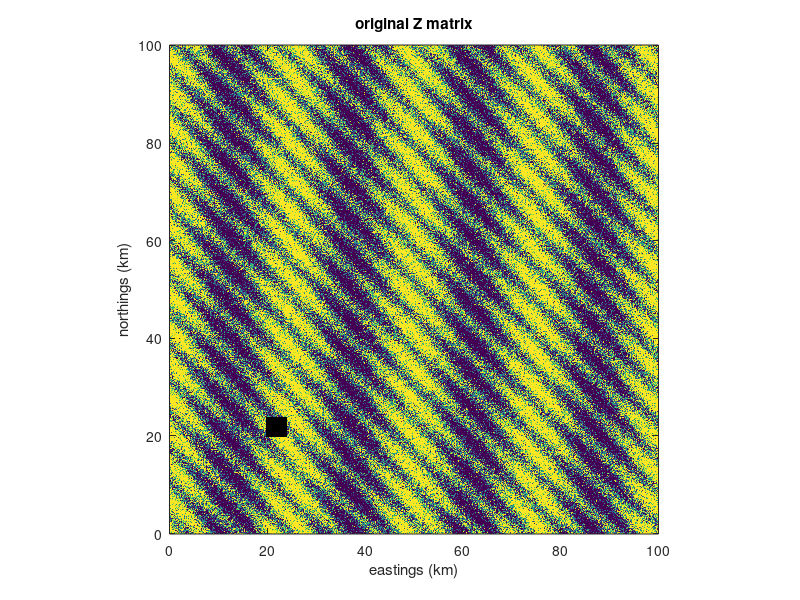

The MATLAB script that drew this image: (Note: this script raises an error after producing the figure.)
%% |filt2| documentation 
% The |filt2| function performs a highpass, lowpass, bandpass, or bandstop 2D gaussian filter on gridded data such as 
% topographic, atmospheric, oceanographic, or any kind of geospatial data. This function is designed to make it
% easy to remove features longer or shorter than a given characteristic wavelength. The
% input grid _can_ contain NaNs!  
% 
% See also: <filt1_documentation.html |filt1|>. 
% 
% <CDT_Contents.html Back to Climate Data Tools Contents>.
%% Syntax
% 
%  Zf = filt2(Z,res,lambda,filtertype)
% 
%% Description 
% 
% |Zf = filt2(Z,res,lambda,filtertype)| filters 2D dataset |Z| that has resolution |res|, 
% to an approximate wavelength |lambda|. If the |filtertype| is |'lp'| or |'hp'| for lowpass
% or highpass, |lambda| must be a scalar value.  If the |filtertype| is |'bp'| or |'bs'| for 
% bandpass or bandstop, |lambda| must be a two-element array of the two cutoff wavelengths. 
% 
%% Explanation of this type of filter 
% There are many ways to filter a cat. The approach implemented by |filt2| is less complex than a 2D
% FFT, but slightly more nuanced than a simple 2D moving average.  
% 
% If you have a data matrix |Z| and you  want to create a 2D lowpass-filtered matrix |Zlow|, a common way 
% to do it is to fill each pixel in |Zlow| with the average value of all the nearby pixels in |Z|. 
% You might specify a box size, say, 25 pixels by 25 pixels, and go down each row and column of 
% |Zlow|, filling it with the average value of all the 25 by 25 surrounding pixels from |Z|.  That approach
% effectively gets rid of the high-frequency noise, but it's a bit inelegant because a pixel 12 pixels away
% from the center of the box contributes just as much to the filtered center pixel value as the center
% pixel itself.  Further, a moving square has contributions from corners, which are 1.4 times farther away 
% from the center than the top or side pixels.  It often makes more sense to use a weighting system that is symmetric 
% about the center pixel, where pixels close to the center contribute more than the faraway pixels. 
% 
% The 2D moving gaussian window implemented by |filt2| is similar to a moving 2D square window, but the contribution
% of each pixel is weighted by a gaussian curve which is symmetric about the center pixel.  So where the weighting
% of a moving square window would look like a box in 3D space, a gaussian window looks more like a rounded cone
% shape.  Here's the weighting curve generated by |filt2| if you give it a cutoff wavelength of 10 km and a
% for a 200 m resolution dataset:

lambda = 10; % cutoff "wavelength" in kilometers 
res = 0.2;   % 200 m resolution of dataset

% Define standard deviation of gaussian curve: 
sigma = (lambda/res) /(2*pi); 

% Create the 2D gaussian curve: 
f = fspecial('gaussian',2*ceil(2.6*sigma)+1,sigma);

surf(f) 
axis tight
xlabel 'pixels' 
ylabel 'pixels'
zlabel 'weight in moving average'

%% 
% The value |sigma| here is about 8 pixels, at which point the weighting is about 0.6 times the 
% amplitude of the center. 

%% Example
% Consider a 100 km by 100 km elevation dataset that has a resolution of 200 m.  It has 
% some long 25 km wavelength features aligned with north/south direction, some short 
% ~5 km features oriented diagonally, and a considerable amount of random noise.  There's
% also a block of missing data. Here's what your datset looks like: 

res = 0.2; % 200 m resolution

x = 0:res:100; % eastings from 0 to 100 km
y = 0:res:100; % northings from 0 to 100 km
[X,Y] = meshgrid(x,y);

% Z contains 25 km features, ~5 km diagonal features, and noise: 
Z = cos(2*pi*X/25)+cos(2*pi*(X+Y)/7)+randn(size(X)); 

% Z also has some missing data: 
Z(100:120,100:120) = nan; 

imagesc(x,y,Z); 
axis xy image 
caxis([-1 1])
title ' original Z matrix '
xlabel ' eastings (km) '
ylabel ' northings (km) '

%% 
% Filter out all features that are shorter than about 15 km: 

Zlow = filt2(Z,res,15,'lp'); 

imagesc(x,y,Zlow); 
axis xy image 
caxis([-1 1])
title ' 15 km lowpass filtered Z matrix ' 
xlabel ' eastings (km) '
ylabel ' northings (km) '

%% 
% Similarly, filter out all features that are _longer_ than 15 km: 

Zhi = filt2(Z,res,15,'hp'); 
imagesc(x,y,Zhi); 
axis xy image 
caxis([-1 1])
title ' 15 km highpass filtered Z matrix '
xlabel ' eastings (km) '
ylabel ' northings (km) '

%% 
% Or we can keep only the diagonal lines by removing the long 25 km wavelength features
% and removing the short-wavelength speckle noise: This is where you'll see it becomes a 
% balancing act--tinker with the wavelengths and you'll realize the wider the bandpass
% region, the more noise gets through, but the more signal gets through too.  Tighten
% up the bandpass region and you'll also be filtering out some of the 5 km wavelengths we 
% want to keep because this filter does not have a sharp cutoff frequency: 

Zbp = filt2(Z,res,[4 7],'bp'); 
imagesc(x,y,Zbp); 
axis xy image 
caxis([-1 1])
title ' 4 to 7 km bandpass filtered Z matrix '
xlabel ' eastings (km) '
ylabel ' northings (km) '

%% 
% Similar to the bandpass filter, we can use a bandstop filter to get rid of the 5 km 
% wavelength diagonal features: 

Zbs = filt2(Z,res,[3 12],'bs'); 
imagesc(x,y,Zbs); 
axis xy image 
caxis([-1 1])
title ' 3 to 12 km bandstop filtered Z matrix '
xlabel ' eastings (km) '
ylabel ' northings (km) '

%% Special note on georeferenced data. 
% This function is great at filtering 2D spatial data, but do not use it on
% datasets in which latitudes and longitudes are equally spaced! That's because
% filtering to N degrees does not make any sense. Instead, this function is 
% for use with data in projected coordinates, where grid dimensions are meter
% or kilometers, or even feet if you're so inclined. But do not use it on 
% the type of grids that are created by <cdtgrid_documentation.html |cdtgrid|>. 
% 
%% Author Info
% This function was written by <http://www.chadagreene.com Chad A. Greene> of the University of Texas Institute for 
% Geophysics in November 2016; however, all I did was repackage Carlos Adrian Vargas Aguilera's 
% superb <http://www.mathworks.com/matlabcentral/fileexchange/20417 |ndnanfilter|> function to make it a little
% easier to use for this specific application.  Many thanks to Carlos for his well-thought-out code and clear documentation.  
